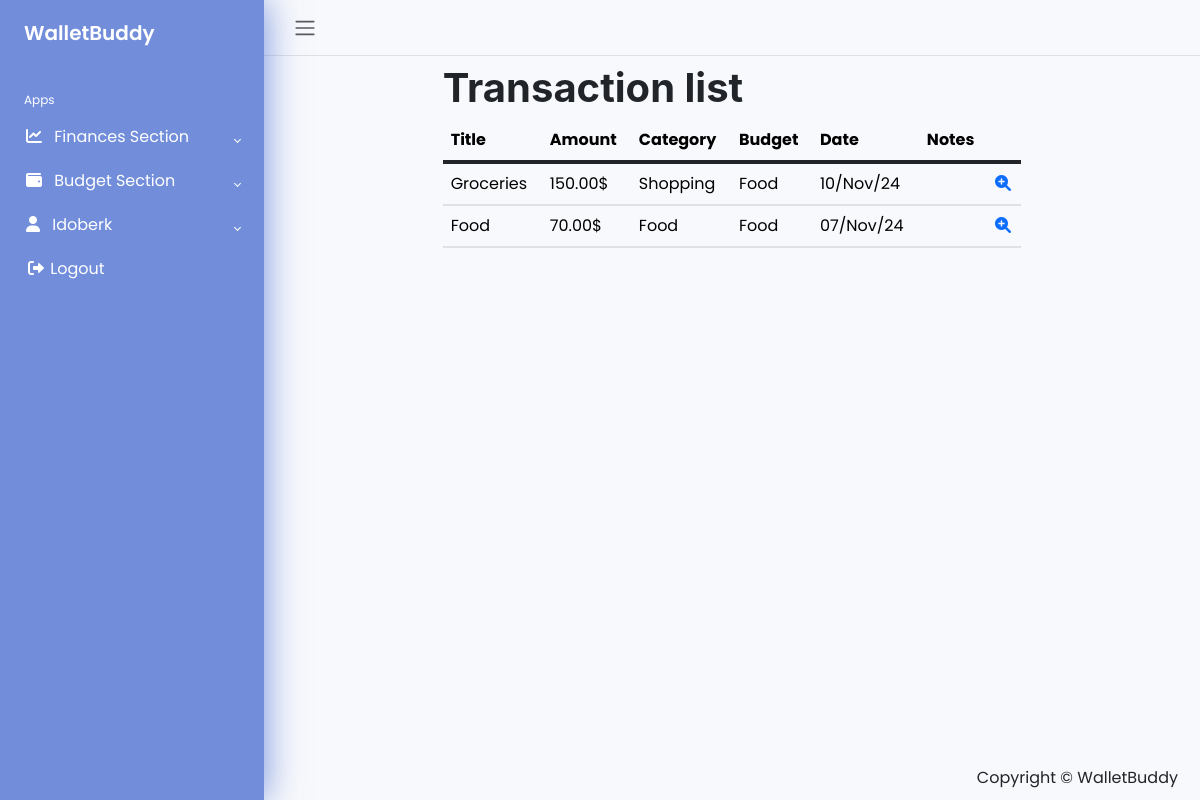
The app's page /budget-section/transactions/ (signed in) with its own data.
### users/models.py (models this page shows, shortened)
class CustomUser(AbstractUser, PermissionsMixin):
	username = models.CharField(_('username'), max_length=30, unique=True, blank=False, null=False)
	first_name = models.CharField(_('first name'), max_length=30, blank=False, null=False)
	last_name = models.CharField(_('last name'), max_length=30, blank=False, null=False)
	email = models.EmailField(_('email address'), unique=True, blank=False, null=False)
	email_verified = models.BooleanField(_('email verified'), default=False, help_text = _('Designates whether this user has verified their email address.'))
	is_active = models.BooleanField(_('active'), default=False)
	is_staff = models.BooleanField(_('staff status'), default=False)
	date_joined = models.DateTimeField(_('date joined'), default=timezone.now)
	objects = CustomUserManager()
	USERNAME_FIELD = 'username'
	REQUIRED_FIELDS = ['email', 'first_name', 'last_name']

### budget_section/models.py (models this page shows, shortened)
class Transaction(models.Model):
	title = models.CharField(max_length = 100)
	amount = models.DecimalField(max_digits = 10, decimal_places = 2)
	category = models.ForeignKey(Category, on_delete = models.CASCADE)
	budget = models.ForeignKey(Budget, on_delete = models.CASCADE)
	slug = models.SlugField(blank = True, null = True, unique = True)
	date = models.DateField()
	notes = models.TextField(null = True, blank = True)
	user = models.ForeignKey(settings.AUTH_USER_MODEL, on_delete = models.CASCADE)
	created_at = models.DateTimeField(auto_now_add = True)
	updated_at = models.DateTimeField(auto_now = True)

class Category(models.Model):
	name = models.CharField(max_length = 100)
	description = models.TextField(null = False, blank = False)
	user = models.ForeignKey(settings.AUTH_USER_MODEL, on_delete = models.CASCADE)
	slug = models.SlugField(blank = True, null = True, unique = True)
	created_at = models.DateTimeField(auto_now_add = True)
	updated_at = models.DateTimeField(auto_now = True)
	def __str__(self):
		return self.name
	class Meta:
		verbose_name_plural = "categories"

class Budget(models.Model):
	name = models.CharField(max_length = 100)
	amount = models.DecimalField(max_digits = 10, decimal_places = 2)
	start_date = models.DateField()
	end_date = models.DateField(null = True, blank = True)
	user = models.ForeignKey(settings.AUTH_USER_MODEL, on_delete = models.CASCADE)
	slug = models.SlugField(blank = True, null = True, unique = True)
	created_at = models.DateTimeField(auto_now_add = True)
	updated_at = models.DateTimeField(auto_now = True)
	def __str__(self):
		return self.name

### budget_section/views.py (the view)
# urls.py: path('transactions/', views.TransactionListView.as_view(), name = 'transaction_list'),
@method_decorator(login_required, name = 'dispatch')
class TransactionListView(ListView):
	model = Transaction
	template_name = 'budget_section/category_transaction_budget_list.html'
	extra_context = {'list_what': 'Transaction'}
	def get_queryset(self):
		user = self.request.user
		return Transaction.objects.filter(user = user).order_by('-date')

### budget_section/templates/budget_section/category_transaction_budget_list.html (shortened to what this page needs)
{% extends 'website/base.html' %}
{% load static %}
{% block content %}
	<div class="row">
		<div class="col-lg-8 mx-auto">
			<h1>{{ list_what }} list</h1>
		</div>
	</div>
	<div class="row">
		<div class="col-lg-8 mx-auto table-responsive">
			{% if object_list %}
				<table id="list-table" class="table">
					<thead>
						<tr>
							{% if list_what == 'Budget' %}
								<th scope="col">Name</th>
								<th scope="col">Amount</th>
								<th scope="col">Start date</th>
								<th scope="col">End date</th>
							{% elif list_what == 'Category' %}
								<th scope="col">Name</th>
								<th scope="col">Description</th>
							{% elif list_what == 'Transaction' %}
								<th scope="col">Title</th>
								<th scope="col">Amount</th>
								<th scope="col">Category</th>
								<th scope="col">Budget</th>
								<th scope="col">Date</th>
								<th scope="col">Notes</th>
							{% endif %}
						</tr>
					</thead>
					<tbody id="table-body">
						{% for object in object_list %}
							<tr>
								{% if list_what == 'Budget' %}
									<td>{{ object.name }}</td>
									<td>{{ object.amount }}$</td>
									<td>{{ object.start_date|date:"d/M/y" }}</td>
									<td>{{ object.end_date|date:"d/M/y" }}</td>
								{% elif list_what == 'Category' %}
									<td>{{ object.name }}</td>
									<td>{{ object.description }}</td>
								{% elif list_what == 'Transaction' %}
									<td>{{ object.title }}</td>
									<td>{{ object.amount }}$</td>
									<td>{{ object.category }}</td>
									<td>{{ object.budget }}</td>
									<td>{{ object.date|date:"d/M/y" }}</td>
									<td>{{ object.notes }}</td>
								{% endif %}
								<td>
									{% if list_what == 'Budget' %}
										<a href="{% url 'budget_section:budget_details' object.slug %}">
									{% elif list_what == 'Category' %}
										<a href="{% url 'budget_section:category_details' object.slug %}">
									{% elif list_what == 'Transaction' %}
										<a href="{% url 'budget_section:transaction_details' object.slug %}">
									{% endif %}
											<i class="fas fa-search-plus"></i>
										</a>
								</td>
							</tr>
						{% endfor %}
					</tbody>
				</table>
			{% else %}
				Nothing to show
			{% endif %}
		</div>
	</div>
{% endblock content %}
{% block js %}
	<link rel="stylesheet" href="https://cdn.datatables.net/2.1.8/css/dataTables.dataTables.css" />
{% endblock %}

### website/templates/website/base.html (shortened to what this page needs)
{% load static %}
<!doctype html>
<html lang="en">
<head>
	<link href="https://cdn.jsdelivr.net/npm/bootstrap@5.3.3/dist/css/bootstrap.min.css" rel="stylesheet"
>
	<link rel="stylesheet" href="https://cdnjs.cloudflare.com/ajax/libs/font-awesome/6.0.0-beta3/css/all.min.css">
	<link rel="stylesheet" type="text/css" href="{% static 'main.css' %}">
</head>
<body>
	{% url 'app-home' as home_page %}
	{% url 'users:profile' as user_profile %}
	{% url 'users:login' as user_login %}
	{% url 'users:logout' as user_logout %}
	{% url 'users:register' as user_register %}
	{% url 'budget_section:budget_create' as create_budget %}
	{% url 'budget_section:budget_list' as budget_list %}
	{% url 'budget_section:category_create' as create_category %}
	{% url 'budget_section:category_list' as category_list %}
	{% url 'budget_section:transaction_create' as create_transaction %}
	{% url 'budget_section:transaction_list' as transaction_list %}
	{% url 'finance_section:current_period' as finance_current_period %}
	{% url 'finance_section:income_create' as create_income %}
	{% url 'finance_section:income_list' as income_list %}
	{% url 'finance_section:outcome_create' as create_outcome %}
	{% url 'finance_section:outcome_list' as outcome_list %}
	{% url 'finance_section:balance_create' as create_balance %}
	{% url 'finance_section:balance_list' as balance_list %}
	<div class="wrapper">
		<aside id="sidebar">
			<div class="h-100">
				<div class="sidebar-logo">
					<a href="{{ home_page }}">WalletBuddy</a>
				</div>
				<ul class="sidebar-nav">
					<li class="sidebar-header">Apps</li>
					<li class="sidebar-item">
						<a class="sidebar-link collapsed" data-bs-toggle="collapse"
						   data-bs-target="#my_finances" aria-expanded="false" aria-controls="my_finances">
							<i class="fa-solid fa-chart-line pe-2"></i>
							Finances Section
						</a>
					</li>
					<li class="sidebar-item">
						<a class="sidebar-link collapsed" data-bs-toggle="collapse"
						   data-bs-target="#budget_section" aria-expanded="false" aria-controls="budget_section">
							<i class="fa-solid fa-wallet pe-2"></i>
							Budget Section
						</a>
					</li>
					<li class="sidebar-item">
						<a class="sidebar-link collapsed text-capitalize" data-bs-toggle="collapse"
						   data-bs-target="#auth" aria-expanded="false" aria-controls="auth">
							<i class="fas fa-user pe-2"></i>
							{% if user.is_authenticated %}
								{{ user.username }}
							{% else %}
								Auth
							{% endif %}
						</a>
					</li>
					{% if user.is_authenticated %}
						<li class="sidebar-item">
							<a href="{{ user_logout }}" class="sidebar-link">
								<i class="fas fa-sign-out-alt fa-fw"></i>
								Logout
							</a>
						</li>
					{% endif %}
				</ul>
			</div>
		</aside>
		<div class="main">
			<nav class="navbar navbar-expand px-3 border-bottom">
				<button class="btn" type="button">
					<span class="navbar-toggler-icon"></span>
				</button>
			</nav>
			<main class="content px-3 py-2">
				<div class="container-fluid">
					<div class="mb-3">
						{% block content %}
						{% endblock content %}
					</div>
				</div>
			</main>
			<footer class="sticky-footer bottom-right">
				<div class="container my-auto">
					<div class="copyright my-auto">
						<span>Copyright &copy; WalletBuddy {{ today.year }}</span>
					</div>
				</div>
			</footer>
		</div>
	</div>
	{% block js %}
	{% endblock js %}
</body>
</html>

### static/main.css (style rules this page uses)
body { font-family: 'Poppins', sans-serif; margin: 0; background-color: #F8F9FC; background-repeat: no-repeat; background-position: center bottom; background-size: cover; }
a { cursor: pointer; text-decoration: none; font-family: 'Poppins', sans-serif; }
table { caption-side: bottom; border-collapse: collapse; }
li { list-style: none; }
.table { --bs-table-bg: transparent; --bs-table-accent-bg: transparent; --bs-table-striped-color: #212529; --bs-table-striped-bg: rgba(0, 0, 0, 0.05); --bs-table-active-color: #212529; --bs-table-active-bg: rgba(0, 0, 0, 0.1); --bs-table-hover-color: #212529; --bs-table-hover-bg: rgba(0, 0, 0, 0.075); width: 100%; margin-bottom: 1rem; color: #212529; vertical-align: top; border-color: #dee2e6; }
.table > :not(caption) > * > * { padding: 0.5rem 0.5rem; background-color: var(--bs-table-bg); border-bottom-width: 0.125rem; box-shadow: inset 0 0 0 9999px var(--bs-table-accent-bg); }
.table-responsive { overflow-x: auto; -webkit-overflow-scrolling: touch; }
.table > tbody { vertical-align: inherit; }
.table > thead { vertical-align: bottom; }
.table > :not(:first-child) { border-top: 0.25rem solid currentColor; }
.wrapper { align-items: stretch; display: flex; width: 100%; }
#sidebar { background-color: rgba(57, 97, 206, 0.7); max-width: 264px; min-width: 264px; transition: all 0.35s ease-in-out; box-shadow: 0 0 35px 0 rgba(57, 97, 206, 0.7); z-index: 1111; }
.main { display: flex; flex-direction: column; min-height: 100vh; width: 100%; overflow: hidden; transition: all 0.35s ease-in-out; }
.sidebar-logo { padding: 1.15rem 1.5rem; }
.sidebar-logo a { color: white; font-size: 1.25rem; font-weight: 600; }
.sidebar-nav { padding: 0; }
.sidebar-header { color: white; font-size: .75rem; padding: 1.5rem 1.5rem .375rem; }
a.sidebar-link { padding: .625rem 1.625rem; color: white; position: relative; display: block; font-size: 1rem; }
.sidebar-link[data-bs-toggle="collapse"]::after { border: solid; border-width: 0 .075rem .075rem 0; content: ""; display: inline-block; padding: 2px; position: absolute; right: 1.5rem; top: 1.4rem; transform: rotate(-135deg); transition: all .2s ease-out; }
.sidebar-link[data-bs-toggle="collapse"].collapsed::after { transform: rotate(45deg); transition: all .2s ease-out; }
.content { flex: 1; max-width: 100vw; width: 100vw; }
@media (min-width:768px) { .content { width: auto; } }
.bottom-right { position: fixed; bottom: 0; right: 0; margin: 10px; }
h6, .h6, h5, .h5, h4, .h4, h3, .h3, h2, .h2, h1, .h1 { margin-top: 0; margin-bottom: 0.5rem; font-family: "Montserrat", -apple-system, BlinkMacSystemFont, "Segoe UI", Roboto, "Helvetica Neue", Arial, "Noto Sans", sans-serif, "Apple Color Emoji", "Segoe UI Emoji", "Segoe UI Symbol", "Noto Color Emoji"; font-weight: 700; line-height: 1.2; }
h1, .h1 { font-size: calc(1.375rem + 1.5vw); }
@media (min-width: 1200px) { h1, .h1 { font-size: 2.5rem; } }
input, button, select, optgroup, textarea { margin: 0; font-family: inherit; font-size: inherit; line-height: inherit; }

### records on screen
CustomUser: username "Idoberk"
Transaction: title "Groceries", amount "150.00", category "Shopping", budget "Food", date "10/Nov/24"
Transaction: title "Food", amount "70.00", category "Food", budget "Food", date "07/Nov/24"

### other values on screen
{{ list_what }} "Transaction"
